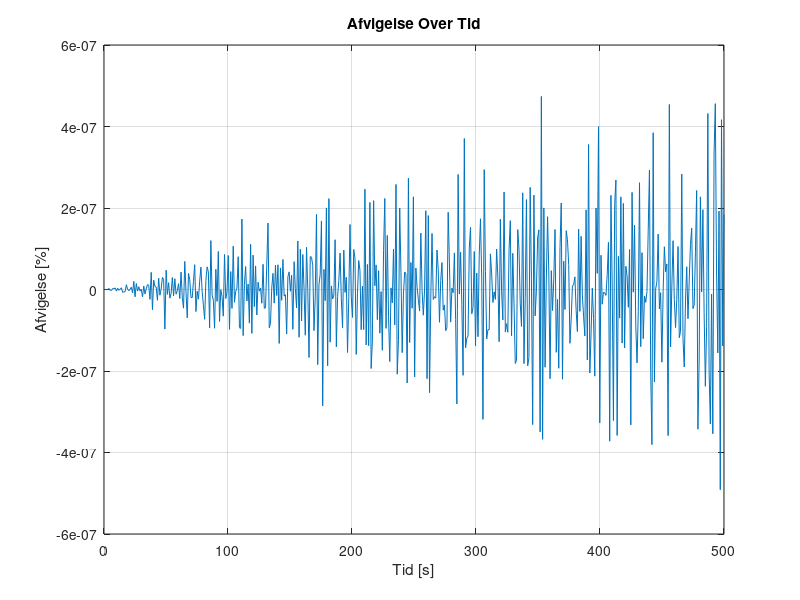
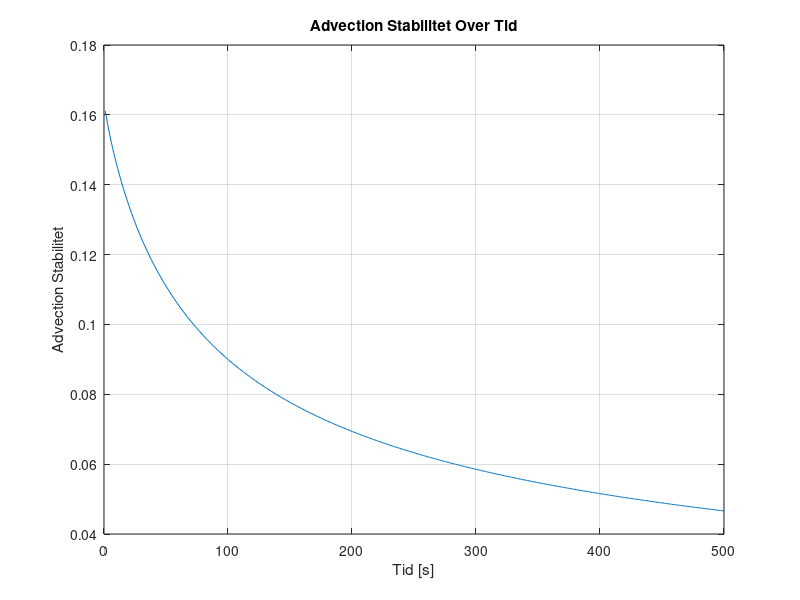
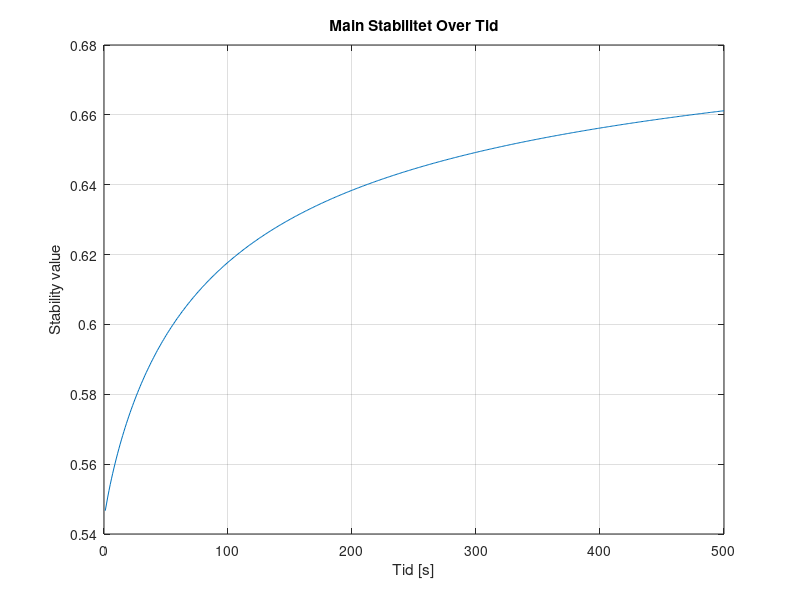
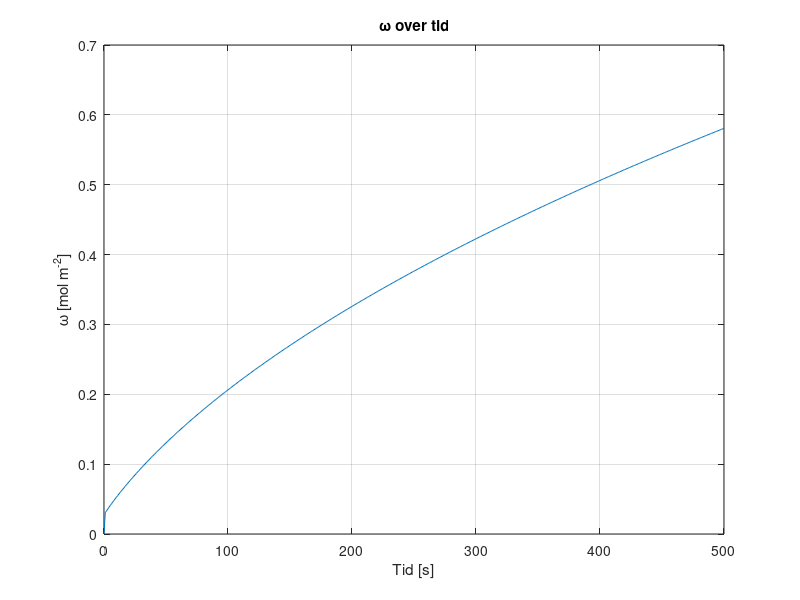

Here is the MATLAB script that generated these plots, in order: (Note: this script raises an error after producing the figures.)
%%%%%%%%%%%%%%%%%%%%%%%%%%%%%%%%%%%%%%%
%%%  GITHUB - ALL RIGHTS RESERVED   %%%
%%%                                 %%%
%%% PROPERTY OF AALBORG UNIVERSITY  %%%
%%%         CREATED BY:             %%%
%%%  GROUP 3 - 3RD SEMESTER- 2023   %%%
%%%    @ANALREXIA    @ANDEMANDEN    %%%
%%%    @BONINATOR1   @PETERPASTA11  %%%
%%%%%%%%%%%%%%%%%%%%%%%%%%%%%%%%%%%%%%%
%%
clear
close all
clc
%% Inital Parameters
Lx = 0.1;                     % Domain length [m]
domain_steps = 1000;          % Number of spatial domain steps
dx = Lx / (domain_steps - 1); % Position discretization [m]

Lt = 500;              % Time length [s]
time_steps = 500;      % Number of time steps
dt = Lt / time_steps;  % Temporal discretization [s]

% DEFINED VARIABLES
D = 1.464*10^-9;      % Diffusivity coefficient H2PO4- in water [m^2 s^-1]
Cf = 0.1;             % Ionconcentration of the feed [mol L^-1]
DeltaP = 35;          % Change in outer pressure [bar]
Am = 0.0308;          % Surfacearea of the membrane [m^2]
k0 = 5.7311*10^-7;    % Initial water permeability [m^3 m^-2 bar^-1 s^-1] 
mu = 0.8903*10^-9;    % Viscosity of water [bar∙s]
Rm = 1/(mu*k0);       % Membraneresitance of water [m^-1]
alpha = 1*10^16;      % Specific fouling resistance [m · kg-1] or [m mol^-1]
JuScalar = 0.5;       % Percipitate Advection Coefficient
sig_i = 0.1;          % Rejection of ions 
volprc = dx*Am*1000;  % Volume per cell in Liters

% PHYSICAL CONSTANTS

R = 8.31415*10^-2;  % Gasconstant [L Bar mol^-1 K^-1]
T = 273.15+25;      % Temperature [K]
 
% Anonymous functions

Udf = @(conc) 0.0011*exp(36.328*conc) + 0.263253; % Concentration of percipitate in respect to Ciw. [mol L^-1]
Rf = @(conc) alpha*(conc*volprc/Am);                % Foulingresistance in respect to Cbw [m^-1]
k = @(conc) 1/(mu*(Rm+Rf(conc)));                 % Water permeability dependent on mu,Rm and Rf [m^3 m^-2 bar^-1 s^-1]


% Space and Time Grid
x = linspace(0, Lx, domain_steps);
t = linspace(0, Lt, time_steps);

% Initial concentration array AND Initial condition
C = zeros(domain_steps, time_steps)+0.1; % 0.1 molar [H2PO4] at pH 2.9

% Diffusive Stability

DS = D*dt/dx^2;
fprintf('\n Diffusivity Stability = %f', DS);
if DS>0.5 
   fprintf(2,'\n ERROR: Stabilitetsfejl');
else
    fprintf('\n Stable Diffusion Model !!');
end


%% Time-stepping loop
for j = 2:time_steps
    if j == 2
            Cudf = Udf(Cf); % Initial Percipitation
            Cop = 0;
            Cbw = Udf(Cf);
            Jb = 0;
        else
            Cudf = Udf(Ciw);
            Jb = Jkonv*Udf(Cf)*(dt/dx)*JuScalar;
            Cop = Cop + Jb; % Total percipitate after advection [mol L^-1]
            Cbw = Cudf + Cop;
    end
    for i = 1:domain_steps
        Ciw = C(domain_steps, j-1); % Concentration of ions at the wall [mol L^-1]

        C(1, :) = Cf; % Set the leftmost boundary to Cf [mol L^-1]

        Jkonv = (k(Cbw)*(DeltaP-(1*R*T*(Ciw))));  % Volume flux = Jkonv , in terms of osmotic pressure (DeltaP, R, T, C_(i_w)) and k. [m/s]

        if i == 1 % First Cell (no left neighbor)
            Jdiff = 0;       % Diffusive ionflux
            Jadv = 0;        % Advective flux

        elseif i == domain_steps % Membrane wall cell (no right neighbor)
            Jdiff = (D * (C(domain_steps - 1, j-1) - C(domain_steps, j-1))) / dx^2;           % Diffusive ionflux [mol · m-2 · s-1]
            Jadv = -Jkonv * (C(domain_steps, j-1)*(1-sig_i) - C(domain_steps - 1, j-1)) / dx; % Advective flux [mol · m-2 · s-1]

        else    % Bulk Cells
            % Calculate the second derivative normally
            Jdiff = D * (C(i + 1, j-1) - 2 * C(i, j-1) + C(i - 1, j-1)) / dx^2; % Diffusive ionflux at the membrane wall [mol · m-2 · s-1]
            Jadv = -Jkonv * (C(i, j-1) - C(i-1, j-1)) / dx;                     % Advective flux at the membrane wall [mol · m-2 · s-1]
        end
        % Apply the diffusion-advection equation
        C(i, j) = C(i, j-1) + dt * (Jdiff + Jadv); % Apply the diffusion-advection equation [mol L^-1]
        Jkonv_values(j) = Jkonv;                   % Storing convective flux values in respect to time
        Cbw_values(j) = Cbw;                       % Storing precipitate values in respect to time
        AS(j) = Jkonv * dt/dx;                     % Storing Stability plot values
        % Main Stability
        MainS=(1-2*DS-AS(j));                      % Calculation of specific main stability to time
        MainS_values(j)=MainS;                     % Storing main stability values

    end
end
%% conservation and error
Ciw = [0,C(domain_steps, :)]; % Making the matrix line up properly and have the right size
Ciw(end) = [];

Systemdiff = [0, diff(sum(C*volprc,1))]; % Difference in system concentration per dt

inflow = Cf*(Jkonv_values)*(dt/dx)*volprc;                 % Input [mol]
outflow = Ciw.* Jkonv_values*(dt/dx)*volprc*(1-sig_i);     % Output [mol]
infoutdiff = (inflow - outflow);                           % Difference in input and output
ERROR = ((Systemdiff - infoutdiff).*Systemdiff.^(-1))*100; % Mass conservation error


%% 2D Plots

% Plot Mass Conservation Error values over time

figure;
plot(t, ERROR);
xlabel('Tid [s]');
ylabel('Afvigelse [%]');
title('Afvigelse Over Tid');
grid on;

% Plot Advection Stability (DS) values over time

figure;
plot(t(2:end), AS(2:end));
xlabel('Tid [s]');
ylabel('Advection Stabilitet');
title('Advection Stabilitet Over Tid');
grid on;

% Plot Main Stability (MainS) values over time

figure;
plot(t(2:end), MainS_values(2:end));
xlabel('Tid [s]');
ylabel('Stability value');
title('Main Stabilitet Over Tid');
grid on;

% Plot Percipitate (DS) values over time

figure;
plot(t, Cbw_values*volprc/Am);
xlabel('Tid [s]');
ylabel('\omega [mol m^{-2}]');
title('\omega over tid');
grid on;


% Define fractions of time steps you want to visualize
time_fraction = [0.001, 0.01, 0.1, 0.2, 0.3, 0.4, 0.5, 0.6, 0.7, 0.8, 0.9];  % For example, 0.1 corresponds to 10% of time steps

% Calculate the corresponding time indices
time_instances = round(time_fraction * time_steps);

% Figure - Concentration over time sideplot
figure;
hold on;
                                                            
for i = 1:length(time_instances)   % Concentration at specific time instances
    time_index = time_instances(i);
    plot(x, C(:, time_index)/Cf - 1);
end

xlabel('Position [m]');
ylabel('CF');
title('CF over position ved forskellige tidspunkter');
xlim([0.097, Lx]);
ylim([0, 0.12]);

% Add a legend for clarity
legend(arrayfun(@(f) ['t=', num2str(f), 's'], time_instances, 'UniformOutput', false));

grid on;
hold off;


%% 3D Plot

% 3D surface plot - concentration over time and position
[T, X] = meshgrid(t, x);
figure;
h = surf(X, T, (C/Cf)-1);
xlabel('Position [m]');
ylabel('Tid [s]');
zlabel('CF');
title('CF over tid og position');
xlim([0, Lx]);
ylim([0, Lt]);
zlim([0, 0.12]);
set(h,'LineStyle','none')
colormap(jet)
clim([0, 0.12])


%%
load('step1jv.mat', 'Jv_values1');
load('step2jv.mat', 'Jv_values2');
load('step3jv.mat', 'Jv_values3');
load('step4jv.mat', 'Jv_values4');

% Remove the first value from each series
Jv_values1 = Jv_values1(2:end);
Jv_values2 = Jv_values2(2:end);
Jv_values3 = Jv_values3(2:end);
Jv_values4 = Jv_values4(2:end);

%% Jv graph

% Create a figure for the first plot
figure;
hold on;
x = linspace(0, 500, 500);

plot(x(2:end), Jv_values1, 'LineWidth', 1.5);
plot(x(2:end), Jv_values2, 'LineWidth', 1.5);
plot(x(2:end), Jv_values3, 'LineWidth', 1.5);
plot(x(2:end), Jv_values4, 'LineWidth', 1.5);

xlabel('Tid [s]');
ylabel('J_{tot, v} [m s^{-1}]');
title('J_{tot, v} [m s^{-1}] Over Tid');
grid on;

legend('Membran', 'Diffusion');
%% Jv graph

% Create a figure for the first plot
figure;
hold on;
x = linspace(0, 500, 500);

% Subtract the last value of each series from the entire series
Jv_values2_centered = Jv_values2 - Jv_values2(end);
Jv_values3_centered = Jv_values3 - Jv_values3(end);
Jv_values4_centered = Jv_values4 - Jv_values4(end);

plot(x(2:end), Jv_values2_centered, 'LineWidth', 1.5);
plot(x(2:end), Jv_values3_centered, 'LineWidth', 1.5);

xlabel('Tid [s]');
ylabel('J_{tot, v} - J_{tot, v}^{t = 500}    [m^{3} m^{-2} s^{-1}]');
title('Relativ J_{tot, v} over tid');
grid on;
ax = gca;
ax.YAxis.Exponent = -7;

legend('Membran', 'Diffusion');
%%

figure;
hold on;
x = linspace(0, 500, 500);
plot(x(2:end), Jv_values4_centered, 'LineWidth', 1.5);

xlabel('Tid [s]');
ylabel('J_{tot, v} - J_{tot, v}^{t = 500}    [m^{3} m^{-2} s^{-1}]');
title('Relativ J_{tot, v} over tid');
grid on;
ax = gca;
ax.YAxis.Exponent = -7;

legend('Fouling');
